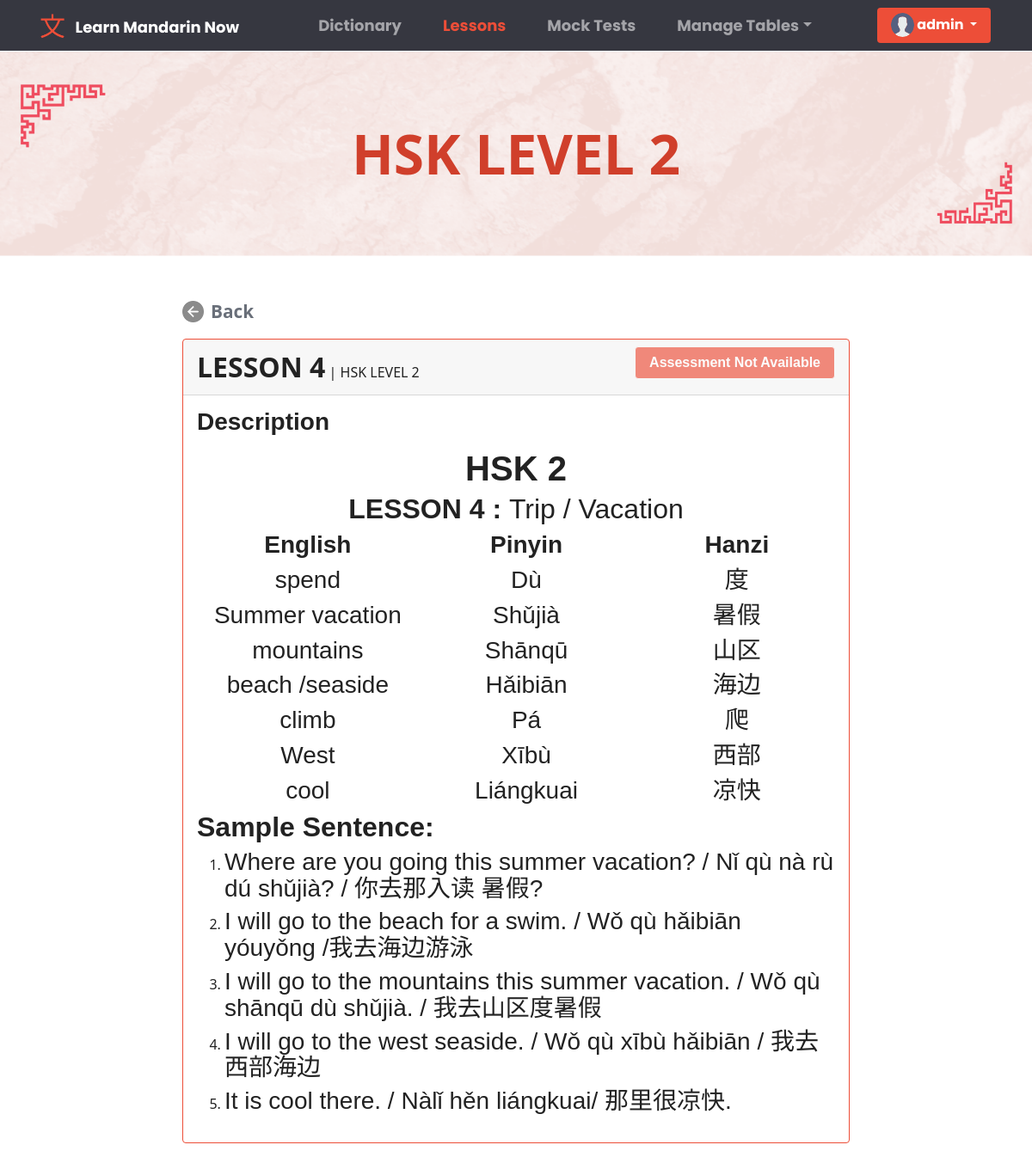
/lessons/12/ (signed in), run on the app's committed database.
### base/models.py (models this page shows, shortened)
class User(AbstractUser):
    fname = models.CharField(max_length=200, null=True)
    lname = models.CharField(max_length=200, null=True)
    email = models.EmailField(unique = True, null=True)
    bio = models.TextField(null=True)
    avatar = models.ImageField(null=True, default="avatar.svg")
    REQUIRED_FIELDS = []
    class Meta:
        ordering = ['username']

class Lesson(models.Model):
    title = models.CharField(max_length=200, null=True)
    description = models.TextField(null=True, blank=True)
    hsklevel = models.ForeignKey(HskLevel, on_delete=models.SET_NULL, null=True, verbose_name = "HSK Level")
    content = models.TextField(null=True, blank=True)
    is_publish = models.BooleanField(default=False, verbose_name="Publish")
    updated = models.DateTimeField(auto_now=True)
    created = models.DateTimeField(auto_now_add=True)
    class Meta:
        ordering = ['-updated', '-created']

class HskLevel(models.Model):
    level = models.CharField(max_length=200)
    def __str__(self):
        return self.level
    class Meta:
        ordering = ['level']

### base/views.py (the view, shortened to what this page needs)
# urls.py: path('lessons/<str:pk>/', views.LessonsDetails, name = 'lessons-details'),
@login_required(login_url='anonymous')
def LessonsDetails(request, pk):
    lesson = Lesson.objects.get(id=pk)
    try:
        quiz = Quiz.objects.get(id=lesson.quiz.id)
    except:
        quiz = None
    context = {
    'lesson' : lesson,
    'quiz' : quiz,
    }
    return render(request, 'lesson_details.html',context)

### templates/lesson_details.html (shortened to what this page needs)
{% extends 'main.html' %} {% block content%} {% load static %}
<link rel="stylesheet" href="{% static 'css/lesson_details.css' %}">
<link rel="stylesheet" href="{% static 'css/dictionaryAdd_Edit.css' %}" />
<div class="container-fluid">
  <div class="row mb-5" id="dictionary_header1">
    <p class="lesson_Text_header">{{lesson.hsklevel}}</p>
  </div>
  <div class="row justify-content-center">
    <div class="col col-lg-8">
      <a href="{%url 'lessons'%}" id="back_btn">
        <img src="{% static 'images/back_icon.png' %}" class="navbar_mini_icon">
        Back
      </a>
      <div class="card border-primary mb-3" id="lessonBox">
        <div class="card-header">
          <strong style="font-size: xx-large">{{lesson.title}}</strong> |
          <span class="text-uppercase">{{lesson.hsklevel}}</span>
          {% if quiz is None %}
          <button style="float: right;" class="btn btn-primary border border-light rounded disabled">Assessment Not Available</button>
          {% else %}
          {% csrf_token %}
          <button style="float: right;" class="btn btn-primary border border-light rounded" id="takeQuizBtn">Take Assessment</button>
          {% endif %}
        </div>
        <div class="card-body">
          <h3 class="card-title">Description</h3>
          <div class="content">{{lesson.content | safe }}</div>
        </div>
      </div>
    </div>
  </div>
</div>
{% endblock content %}

### templates/navbar.html (shortened to what this page needs)
{% load static %}
<link rel="stylesheet" href="{% static 'css/navbar.css' %}" />
<nav class="navbar navbar-expand-lg navbar-dark" id="navbar_header">
  <div class="container-fluid">
    <img src="{% static 'images/navbar_logo.png' %}" id="navbar_logo">
    <a class="navbar-brand" href="{% url 'dictionary' %}" id="logo_text">Learn Mandarin Now</a>
    <div class="collapse navbar-collapse" id="navbarColor02">
      <ul class="navbar-nav me-auto navbar_menuChouce">
        <li class="nav-item">
          <a class="nav-link navigation_choices" href="{% url 'dictionary' %}"
             id="dictionary_page">Dictionary
          </a>
        </li>
        <li class="nav-item">
          <a class="nav-link navigation_choices" href="{% url 'lessons' %}" id="lesson_page">Lessons</a>
        </li>
        <li class="nav-item">
          <a class="nav-link navigation_choices" href="{% url 'mocktest' %}" id="mocktest_page">Mock Tests</a>
        </li>
        {% if request.user.is_authenticated and request.user.is_staff %}
        <li class="nav-item dropdown">
          <a
            class="nav-link dropdown-toggle navigation_choices"
            data-bs-toggle="dropdown"
            href="#"
            role="button"
            aria-haspopup="true"
            aria-expanded="false"
             id="Manage_table">Manage Tables</a
          >
        </li>
        {% endif %}
      </ul>
      <div class="d-flex">
        {% if request.user.is_authenticated %}
        <div class="dropdown">
          <button
            class="btn btn-primary dropdown-toggle button_profile" id="test"
            type="button"
            id="dropdownMenuButton1"
            data-bs-toggle="dropdown"
            aria-expanded="false"
          >
            <img
              class="rounded-circle"
              src="{{request.user.avatar.url}}"
              alt="profile"
              style="height: 1.7rem; width: 1.7rem; margin-bottom: 1px"
            />
            {{request.user.username}}
          </button>
        </div>
        {% endif %}
      </div>
    </div>
  </div>
</nav>

### static/css/navbar.css (style rules this page uses)
#test { font-family: 'Poppins', sans-serif; }
#navbar_header { background-color: #363740; padding-right: 3%; }
.navbar_menuChouce { margin: 0% auto; }
#navbar_logo { height: 4vh; margin-right: 1%; margin-left: 3%; width: auto; }
#logo_text { font-family: 'Poppins', sans-serif; text-transform: capitalize; }
.button_profile { border: none; }
.navigation_choices { font-family: 'Poppins', sans-serif; margin: 0% 1rem; }
.navbar_mini_icon { height: 25px; width: auto; margin-right: .5rem; }

### static/css/dictionaryAdd_Edit.css (style rules this page uses)
#back_btn { text-decoration: none; color: #696F79; font-size: 1.3rem; font-weight: bold; margin: 0%; padding: 0%; display: flex; align-items: center; margin-right: 4rem; margin-bottom: 1rem; }
#dictionary_header1 { height: 30vh; margin-bottom: 2rem; display: flex; align-items: center; justify-content: center; background-image: url(../../static/images/dictionary_headerBg1.png); background-position: center; background-repeat: no-repeat; background-size: 100%; }
.lesson_Text_header { text-transform: uppercase; font-weight: bold; text-align: center; margin: 0%; font-size: 4rem; color: #D03F2B; }

### templates/main.html (style rules this page uses)
* { box-sizing: border-box; }
img { -webkit-user-drag: none; -khtml-user-drag: none; -moz-user-drag: none; -o-user-drag: none; object-fit: cover; }

### data on the page
User: user.avatar (placeholder picture), user.username "admin"
Lesson: hsklevel "HSK LEVEL 2", title "LESSON 4", content "HSK 2 LESSON 4 : Trip / Vacation English Pinyin Hanzi spend Dù 度 Summer vacation Shǔjià 暑假 mountains Shānqū 山区 beach /seaside Hǎibiān 海边 climb Pá 爬 West Xībù 西部 cool Liángkuai 凉快 Sample Sentence: Where are you going this summer vacation? / Nǐ qù nà rù dú shǔjià? / 你去那入读 暑假? I will go to the beach for a swim. / Wǒ qù hǎibiān yóuyǒng /我去海边游泳 I will go to the mountains this summer vacation. / Wǒ qù shānqū dù shǔjià. / 我去山区度暑假 I will go to the west seaside. / Wǒ qù xībù hǎibiān / 我去西部海边 It is cool there. / Nàlǐ hěn liángkuai/ 那里很凉快."
